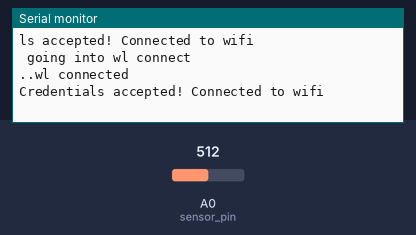
The sketch below on a simulated ESP8266 (NodeMCU). On the bench: the last lines printed to the serial monitor. Inputs (shaded band) come from the test bench; at power-on: A0 (sensor_pin) = 512. WiFi joins after 1.5 s; servers stay silent unless stated.

Above: at 3.2 s.
3.3 s: A0 (sensor_pin) set to 716
At 8.0 s:
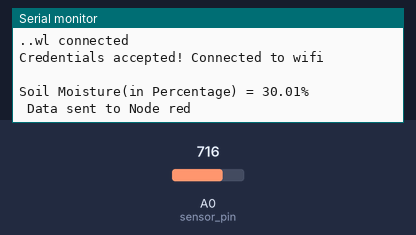
11.0 s: A0 (sensor_pin) set to 900
At 12.36 s:
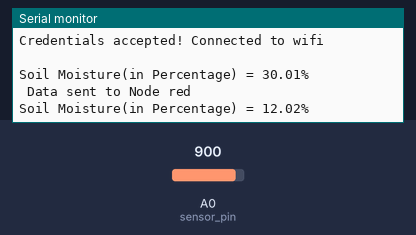

The sketch:

moisture_nodered.ino
```cpp
#include <ESP8266WiFi.h>    //needed for the ESP8266

const char WEBSITE[] = "awsiot-nodemcu.eu-gb.mybluemix.net"; //Static IP at Node Red do not use http or https prefix

const char* MY_SSID = "ACT FIBERNET";
const char* MY_PWD =  "act12345";
const int sensor_pin = A0;

void setup()
{
  Serial.begin(115200);
 // dht.begin();
  Serial.print("Connecting to "+*MY_SSID);
  WiFi.begin(MY_SSID, MY_PWD);
  Serial.println("going into wl connect");

  while (WiFi.status() != WL_CONNECTED) //not connected,  ...waiting to connect
    {
      delay(1000);
      Serial.print(".");
    }
  Serial.println("wl connected");
  Serial.println("");
  Serial.println("Credentials accepted! Connected to wifi\n ");
  Serial.println("");
}


void loop()
{

  //Change loop delay as you see fit
  delay(5000); //5 seconds, adjust as you like relative to sampling rate vs. service call quota


  float moisture_percentage;
  moisture_percentage = ( 100.00 - ( (analogRead(sensor_pin)/1023.00) * 100.00 ) );
  Serial.print("Soil Moisture(in Percentage) = ");
  Serial.print(moisture_percentage);
  Serial.println("%");


WiFiClient client;  //Instantiate WiFi object, can scope from here or Globally

    //Start or API service using our WiFi Client through PushingBox then relayed to Google
    if (client.connect(WEBSITE, 80))
      {


         Serial.print(" Data sent to Node red \n");
         //http URl format is --->   ?variable1=value&variable2=value2
         client.print("GET /moisture?moisture=" + (String)moisture_percentage

         );


      // HTTP 1.1 provides a persistent connection, allowing multiple requests to be batched
      // or pipelined to an output buffer.  Careful when altering headers, they arnt forgiving!
      client.println(" HTTP/1.1");
      client.print("Host: ");
      client.println(WEBSITE);
      client.println("User-Agent: ESP32/1.0");
      client.println("Connection: close");
      client.println();
            }
}
```

Measured:
- after the input at 3.3 s, the serial monitor: prints a new line after 3.7 s (image 1)
- after the input at 11.0 s, the serial monitor: prints a new line after 1.2 s (image 2)
